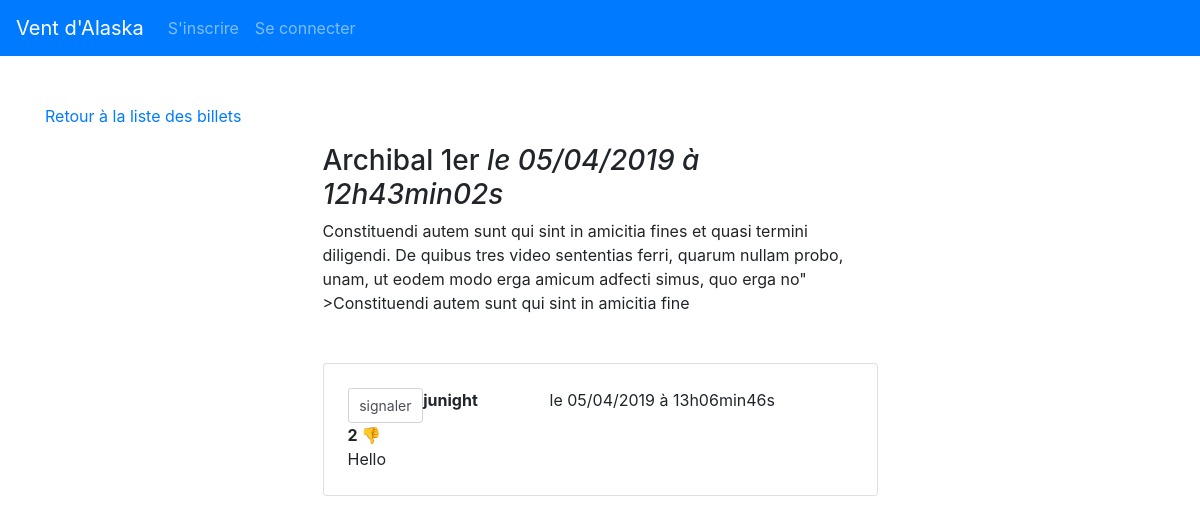
The app's page /index.php?action=post&id=37 with its own data.
### tables this page shows
CREATE TABLE `news` (
  `id` int(11) NOT NULL,
  `title` varchar(255) NOT NULL,
  `content` text NOT NULL,
  `date_creation` datetime NOT NULL
);

CREATE TABLE `comments` (
  `id` int(11) NOT NULL,
  `id_news` int(11) NOT NULL,
  `author` varchar(255) NOT NULL,
  `comment` text NOT NULL,
  `date_comment` datetime NOT NULL,
  `rating_comment` int(11) NOT NULL DEFAULT '0'
);

### controller/PostController.php (called while the page is built, shortened)
<?php
require './models/PostManager.php';
require './models/Post.php';
class PostController
{
    protected $postManager;
    protected $commentManager;
    public function __construct()
    {
        $this->postManager = new PostManager;
        $this->commentManager = new CommentManager;
    }
    public function listPost(bool $admin = false)
    {
        $postId = $_GET['id'];
        try {
            $post = $this->postManager->find($postId);
        } catch (Exception $e) {
            $_SESSION['flash']['danger'] = "Aucun article ne correspond à cet identifiant";
            header('location:index.php?action=listPosts');
            exit();
        }
        $comments = $this->commentManager->findAll($postId, $admin);
        require './views/frontend/postView.php';
    }
}

### models/Manager.php (called while the page is built, shortened)
<?php
class Manager
{
    protected function __construct()
    {
        $this->pdo = new PDO('mysql:dbname=test;host=localhost', 'root', 'root', []);
    }
}

### models/PostManager.php (called while the page is built, shortened)
<?php
class PostManager extends General
{
    private $db;
    public function __construct()
    {
        $this->db = $this->pdo;
    }
    public function find(int $postId)
    {
        $req = $this->db->prepare('SELECT id, title, content, DATE_FORMAT(date_creation, \'%d/%m/%Y à %Hh%imin%ss\') AS dateCreation FROM news WHERE id = :postId');
        $req->execute([
            "postId" => $postId,
        ]);
        $postData = $req->fetch();
        if ($postData != false) {
            $post = new Post($postData);
        } else {
            throw new Exception();
        }
        return $post;
    }
}

### models/Post.php (called while the page is built, shortened)
<?php
class Post
{
    protected $title;
    protected $content;
    protected $dateCreation;
    public function hydrate($data)
    {
        foreach ($data as $attr => $value) {
            $method = 'set' . ucfirst($attr);
        }
    }
    public function setId($id)
    {
        return $this;
    }
    public function getTitle()
    {
        return $this->title;
    }
    public function setTitle($title)
    {
        if (!is_string($title) || empty($title)) {
            $this->errors[] = self::INVALID_TITLE;
        } else {
            $this->title = $title;
        }
        return $this;
    }
    public function getContent()
    {
        return $this->content;
    }
    public function setContent($content)
    {
        if (!is_string($content) || empty($content)) {
            $this->errors[] = self::INVALID_CONTENT;
        } else {
            $this->content = $content;
        }
        return $this;
    }
    public function getDateCreation()
    {
        return $this->dateCreation;
    }
    public function setDateCreation($dateCreation)
    {
        $this->dateCreation = $dateCreation;
        return $this;
    }
}

### models/CommentManager.php (called while the page is built, shortened)
<?php
require 'Comment.php';
class CommentManager extends General
{
    private $db;
    public function __construct()
    {
        $this->db = $this->pdo;
    }
    public function findAll(int $idNews, bool $admin = false)
    {
        $commentsList = [];
        $sql = 'SELECT id, id_news AS idNews, author, comment, rating_comment AS ratingComment, DATE_FORMAT(date_comment, \'%d/%m/%Y à %Hh%imin%ss\') AS dateComment FROM comments WHERE id_news = ?';
        if ($admin == true) {
            $sql .= "ORDER BY ratingComment DESC";
        } else {
            $sql .= "ORDER BY dateComment DESC";
        }
        $req = $this->db->prepare($sql);
        $req->execute([$idNews]);
        while ($data = $req->fetch()) {
            $commentsList[] = new Comment($data);
        }
        return $commentsList;
    }
}

### models/Comment.php (called while the page is built, shortened)
<?php
class Comment
{
    protected $id;
    protected $author;
    protected $comment;
    protected $dateComment;
    protected $ratingComment;
    public function hydrate(stdClass $data)
    {
        foreach ($data as $attr => $value) {
            $method = 'set' . ucfirst($attr);
        }
    }
    public function getId()
    {
        return $this->id;
    }
    public function setId($id)
    {
        $this->id = (int) $id;
        return $this;
    }
    public function setIdNews($idNews)
    {
        return $this;
    }
    public function getAuthor()
    {
        return $this->author;
    }
    public function setAuthor($author)
    {
        if (!is_string($author) || empty($author)) {
        } else {
            $this->author = $author;
        }
        return $this;
    }
    public function getComment()
    {
        return $this->comment;
    }
    public function setComment($comment)
    {
        if (!is_string($comment) || empty($comment)) {
        } else {
            $this->comment = $comment;
        }
        return $this;
    }
    public function getDateComment()
    {
        return $this->dateComment;
    }
    public function setDateComment($dateComment)
    {
        $this->dateComment = $dateComment;
        return $this;
    }
    public function getRatingComment()
    {
        return $this->ratingComment;
    }
    public function setRatingComment($ratingComment)
    {
        $this->ratingComment = (int) $ratingComment;
        return $this;
    }
}

### views/frontend/postView.php (the view, shortened to what this page needs)
<?php
if ($post instanceof Post) {
    ?>
    <p><a href="index.php?action=listPosts">Retour à la liste des billets</a></p>
    <div class="news w-50 mx-auto">
        <h3>
            <?=$post->getTitle();?>
            <em>le <?=$post->getDateCreation();?></em>
        </h3>
        <div class="content-display">
            <?=
    nl2br($post->getContent());
    ?>
        <br/>
        </div>
    </div>
    <?php
}
foreach ($comments as $comment) {
    if ($comment instanceof Comment) {
        ?>
    <div class="comment mx-auto my-5 card p-4 h-100">
        <div class="comment-heading">
            <form class="form"action="index.php?action=rateComment&commentId=<?=$comment->getId();?>&postId=<?=$_GET['id'];?>" method="POST">
                    <input class="form-control btn-sm p-0" type="submit" id=commentButton name="commentButton"  value="signaler">
            </form>
                <strong>
                    <?=htmlspecialchars($comment->getAuthor());?>
                </strong>
                le <?=$comment->getDateComment();?>
               <strong><?=$comment->getRatingComment()?> 👎</strong>
    </div>
        <?=nl2br(htmlspecialchars($comment->getComment()));?>
    </div>
    <?php
}
}
?>
<?php require 'template.php';?>

### public/css/main.css (style rules this page uses)
.news { margin-top: 10px; margin-bottom: 10px; }
.comment { width: 50%; height: 75px; }
.comment-heading { display: grid; grid-template-columns: 15% 25% 50%; }
.content-display { word-wrap: break-word; }

### records on screen
news: title "Archibal 1er", content "Constituendi autem sunt qui sint in amicitia fines et quasi termini diligendi. De quibus tres video sententias ferri, quarum nullam probo, unam, ut eodem modo erga amicum adfecti simus, quo erga no\" >Constituendi autem sunt qui sint in amicitia fine"
comments: author "junight", DateComment "05/04/2019 à 13h06min46s", rating_comment "2", comment "Hello"

### other values on screen
$post->getDateCreation() "05/04/2019 à 12h43min02s"
